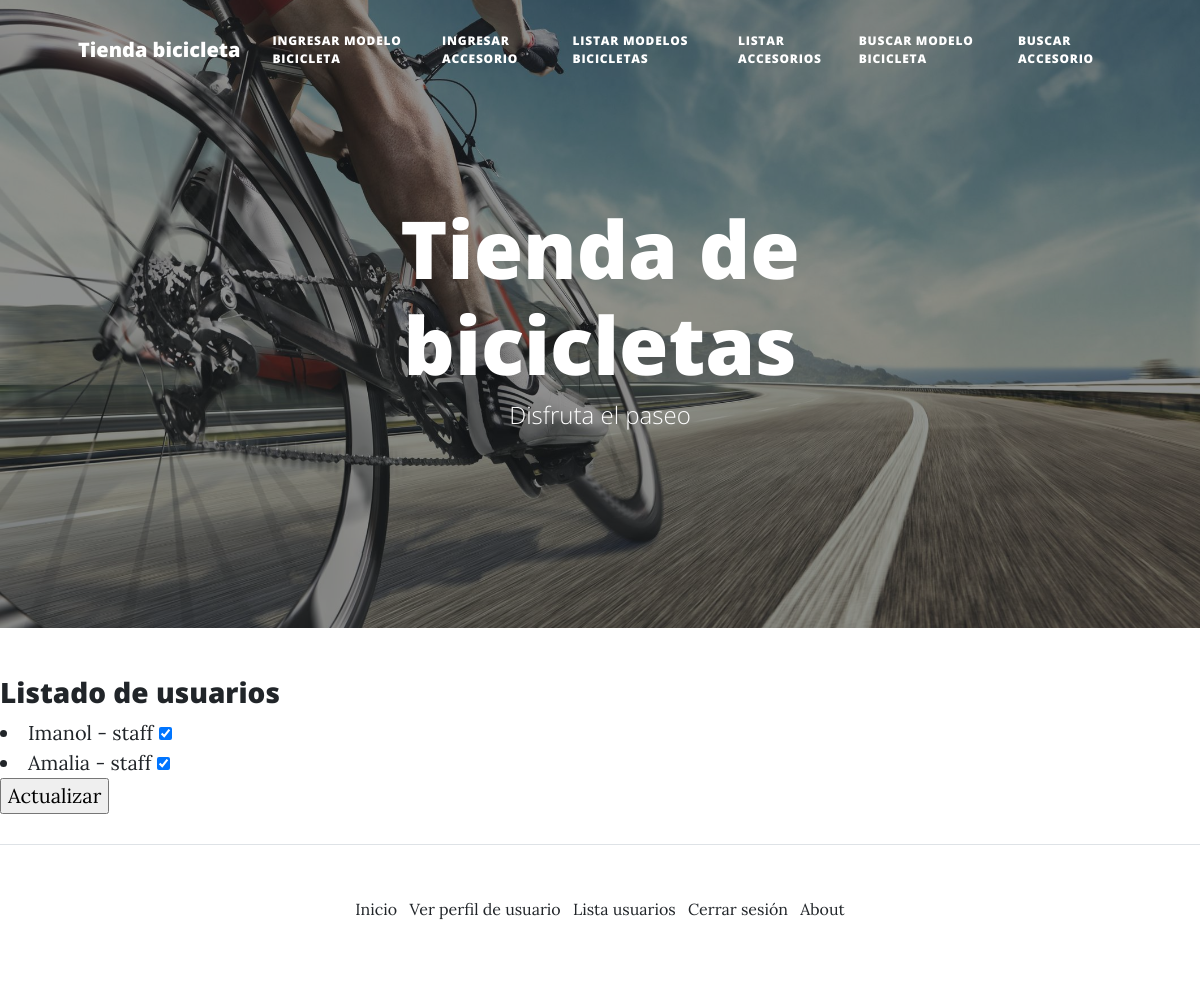
The app's page /usuarios/lista_usuarios/ (signed in) with its own data.
### appUsuarios/models.py (models this page shows, shortened)
class PerfilUsuario(models.Model):
    CHOICE = (
        ('cliente', 'cliente'),
        ('vendedor', 'vendedor')
    )
    usuario = models.OneToOneField(User, on_delete=models.CASCADE, related_name='perfil')
    imagen = models.ImageField(upload_to='imagenes_usuarios')
    rol = models.CharField(max_length=10, choices=CHOICE, null=True, blank=True)

### appUsuarios/views.py (the view)
# urls.py: path('lista_usuarios/', listar_usuarios, name = 'lista_usuarios')
@staff_member_required
def listar_usuarios(request):
    lista_usuarios = PerfilUsuario.objects.all()
    if request.POST:
        checked_items = request.POST.getlist("usuarios_checkbox")
        for a in lista_usuarios:
            a.usuario.is_staff = False
            a.usuario.save()
        for u in checked_items:
            usuario_staff = PerfilUsuario.objects.get(usuario = u)
            usuario_staff.usuario.is_staff = True
            usuario_staff.usuario.save()
        return render(request, 'index.html', {"mensaje":"Permisos correctamente"})
    else:
        return render(request, 'usuarios/lista_usuarios.html', {'usuarios': lista_usuarios})

### templates/Usuarios/lista_usuarios.html (shortened to what this page needs)
{% extends "base.html" %}
{% load static %}
{% block contenido %}
<h3> Listado de usuarios </h3>
<form action="/usuarios/lista_usuarios/" method="post">
{% for usuario in usuarios %}
    <li>{{usuario.usuario.username}} - staff <input type ='checkbox' name="usuarios_checkbox" value="{{ usuario.usuario.id }}" {%if usuario.usuario.is_staff%} Checked {%endif%}> </li>
{% endfor %}
<input type="submit" value="Actualizar">
</form>
{% endblock %}

### records on screen
PerfilUsuario: usuario.username "Imanol", usuario_id "☑"
PerfilUsuario: usuario.username "Amalia", usuario_id "☑"
